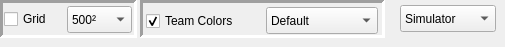
         <widget class="QWidget" name="field">
          <attribute name="title">
           <string>Field</string>
          </attribute>
          <widget class="QFrame" name="frame_8">
           <property name="geometry">
            <rect>
             <x>0</x>
             <y>0</y>
             <width>137</width>
             <height>38</height>
            </rect>
           </property>
           <property name="frameShape">
            <enum>QFrame::Panel</enum>
           </property>
           <property name="frameShadow">
            <enum>QFrame::Sunken</enum>
           </property>
           <property name="lineWidth">
            <number>3</number>
           </property>
           <widget class="QCheckBox" name="check_fieldGrid">
            <property name="geometry">
             <rect>
              <x>4</x>
              <y>8</y>
              <width>59</width>
              <height>22</height>
             </rect>
            </property>
            <property name="focusPolicy">
             <enum>Qt::NoFocus</enum>
            </property>
            <property name="toolTip">
             <string>Toggle display of grid</string>
            </property>
            <property name="text">
             <string>Grid</string>
            </property>
           </widget>
           <widget class="QComboBox" name="combo_gridScale">
            <property name="geometry">
             <rect>
              <x>67</x>
              <y>6</y>
              <width>65</width>
              <height>27</height>
             </rect>
            </property>
            <property name="toolTip">
             <string>Interval size of grid lines</string>
            </property>
            <property name="currentText">
             <string>500²</string>
            </property>
            <property name="currentIndex">
             <number>1</number>
            </property>
            <item>
             <property name="text">
              <string>200²</string>
             </property>
            </item>
            <item>
             <property name="text">
              <string>500²</string>
             </property>
            </item>
            <item>
             <property name="text">
              <string>1000²</string>
             </property>
            </item>
           </widget>
          </widget>
          <widget class="QFrame" name="frame_9">
           <property name="geometry">
            <rect>
             <x>140</x>
             <y>0</y>
             <width>245</width>
             <height>38</height>
            </rect>
           </property>
           <property name="frameShape">
            <enum>QFrame::Panel</enum>
           </property>
           <property name="frameShadow">
            <enum>QFrame::Sunken</enum>
           </property>
           <property name="lineWidth">
            <number>3</number>
           </property>
           <widget class="QComboBox" name="combo_fieldColor">
            <property name="geometry">
             <rect>
              <x>126</x>
              <y>7</y>
              <width>112</width>
              <height>27</height>
             </rect>
            </property>
            <property name="minimumSize">
             <size>
              <width>112</width>
              <height>0</height>
             </size>
            </property>
            <property name="toolTip">
             <string>Field color scheme</string>
            </property>
            <property name="currentText">
             <string>Default</string>
            </property>
            <property name="currentIndex">
             <number>0</number>
            </property>
            <item>
             <property name="text">
              <string>Default</string>
             </property>
            </item>
            <item>
             <property name="text">
              <string>Ice Rink</string>
             </property>
            </item>
            <item>
             <property name="text">
              <string>Basketball</string>
             </property>
            </item>
            <item>
             <property name="text">
              <string>Air Hockey</string>
             </property>
            </item>
            <item>
             <property name="text">
              <string>Arctic</string>
             </property>
            </item>
            <item>
             <property name="text">
              <string>Game Boy</string>
             </property>
            </item>
           </widget>
           <widget class="QCheckBox" name="check_coloredGoals">
            <property name="geometry">
             <rect>
              <x>6</x>
              <y>10</y>
              <width>114</width>
              <height>22</height>
             </rect>
            </property>
            <property name="focusPolicy">
             <enum>Qt::NoFocus</enum>
            </property>
            <property name="toolTip">
             <string>Toggle team-colored goals</string>
            </property>
            <property name="text">
             <string>Team Colors</string>
            </property>
            <property name="checked">
             <bool>true</bool>
            </property>
           </widget>
          </widget>
          <widget class="QComboBox" name="combo_fieldProportions">
           <property name="geometry">
            <rect>
             <x>400</x>
             <y>5</y>
             <width>96</width>
             <height>27</height>
            </rect>
           </property>
           <property name="currentIndex">
            <number>0</number>
           </property>
           <item>
            <property name="text">
             <string>Simulator</string>
            </property>
           </item>
           <item>
            <property name="text">
             <string>Lab Field</string>
            </property>
           </item>
          </widget>
         </widget>
